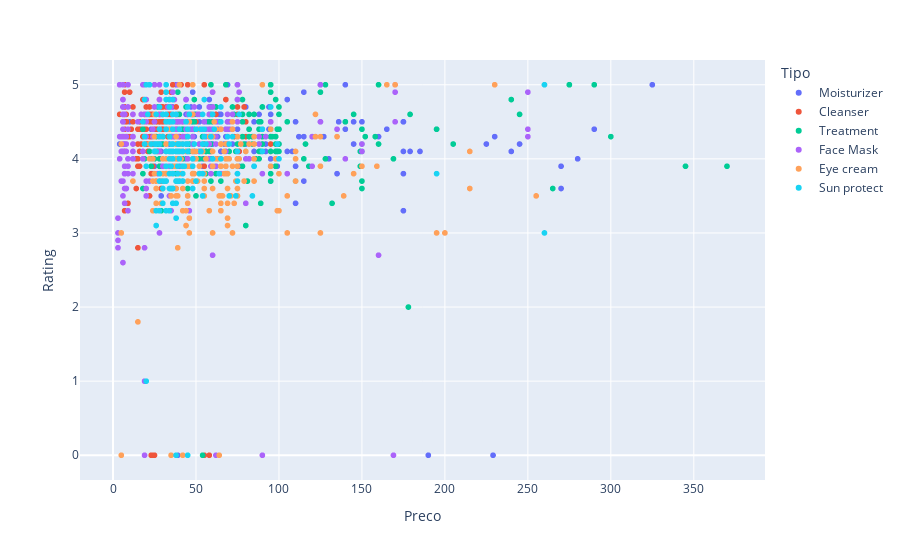

The code cell stored with this chart in its notebook:
### Code cell
# Correlação Preço e Rating
px.scatter(df_cosmeticos, x='Preco', y='Rating', color='Tipo', hover_data=['Marca'])

### Figure 1 — Plotly figure (JSON) as saved in the notebook; plotly's stock layout.template omitted (floating-point values rounded to 4 significant figures; data arrays with more than 128 entries replaced by an {"elided": "..."} marker saying what was removed)
{"data": [{"customdata": {"elided": "298x1 str values"}, "hovertemplate": "Tipo=Moisturizer<br>Preco=%{x}<br>Rating=%{y}<br>Marca=%{customdata[0]}<extra></extra>", "legendgroup": "Moisturizer", "marker": {"color": "#636efa", "symbol": "circle"}, "mode": "markers", "name": "Moisturizer", "showlegend": true, "type": "scattergl", "x": {"elided": "298 int values"}, "xaxis": "x", "y": {"elided": "298 float values"}, "yaxis": "y"}, {"customdata": {"elided": "281x1 str values"}, "hovertemplate": "Tipo=Cleanser<br>Preco=%{x}<br>Rating=%{y}<br>Marca=%{customdata[0]}<extra></extra>", "legendgroup": "Cleanser", "marker": {"color": "#EF553B", "symbol": "circle"}, "mode": "markers", "name": "Cleanser", "showlegend": true, "type": "scattergl", "x": {"elided": "281 int values"}, "xaxis": "x", "y": {"elided": "281 float values"}, "yaxis": "y"}, {"customdata": {"elided": "248x1 str values"}, "hovertemplate": "Tipo=Treatment<br>Preco=%{x}<br>Rating=%{y}<br>Marca=%{customdata[0]}<extra></extra>", "legendgroup": "Treatment", "marker": {"color": "#00cc96", "symbol": "circle"}, "mode": "markers", "name": "Treatment", "showlegend": true, "type": "scattergl", "x": {"elided": "248 int values"}, "xaxis": "x", "y": {"elided": "248 float values"}, "yaxis": "y"}, {"customdata": {"elided": "266x1 str values"}, "hovertemplate": "Tipo=Face Mask<br>Preco=%{x}<br>Rating=%{y}<br>Marca=%{customdata[0]}<extra></extra>", "legendgroup": "Face Mask", "marker": {"color": "#ab63fa", "symbol": "circle"}, "mode": "markers", "name": "Face Mask", "showlegend": true, "type": "scattergl", "x": {"elided": "266 int values"}, "xaxis": "x", "y": {"elided": "266 float values"}, "yaxis": "y"}, {"customdata": {"elided": "209x1 str values"}, "hovertemplate": "Tipo=Eye cream<br>Preco=%{x}<br>Rating=%{y}<br>Marca=%{customdata[0]}<extra></extra>", "legendgroup": "Eye cream", "marker": {"color": "#FFA15A", "symbol": "circle"}, "mode": "markers", "name": "Eye cream", "showlegend": true, "type": "scattergl", "x": {"elided": "209 int values"}, "xaxis": "x", "y": {"elided": "209 float values"}, "yaxis": "y"}, {"customdata": {"elided": "170x1 str values"}, "hovertemplate": "Tipo=Sun protect<br>Preco=%{x}<br>Rating=%{y}<br>Marca=%{customdata[0]}<extra></extra>", "legendgroup": "Sun protect", "marker": {"color": "#19d3f3", "symbol": "circle"}, "mode": "markers", "name": "Sun protect", "showlegend": true, "type": "scattergl", "x": {"elided": "170 int values"}, "xaxis": "x", "y": {"elided": "170 float values"}, "yaxis": "y"}], "layout": {"legend": {"title": {"text": "Tipo"}, "tracegroupgap": 0}, "margin": {"t": 60}, "xaxis": {"anchor": "y", "domain": [0, 1], "title": {"text": "Preco"}}, "yaxis": {"anchor": "x", "domain": [0, 1], "title": {"text": "Rating"}}}}
